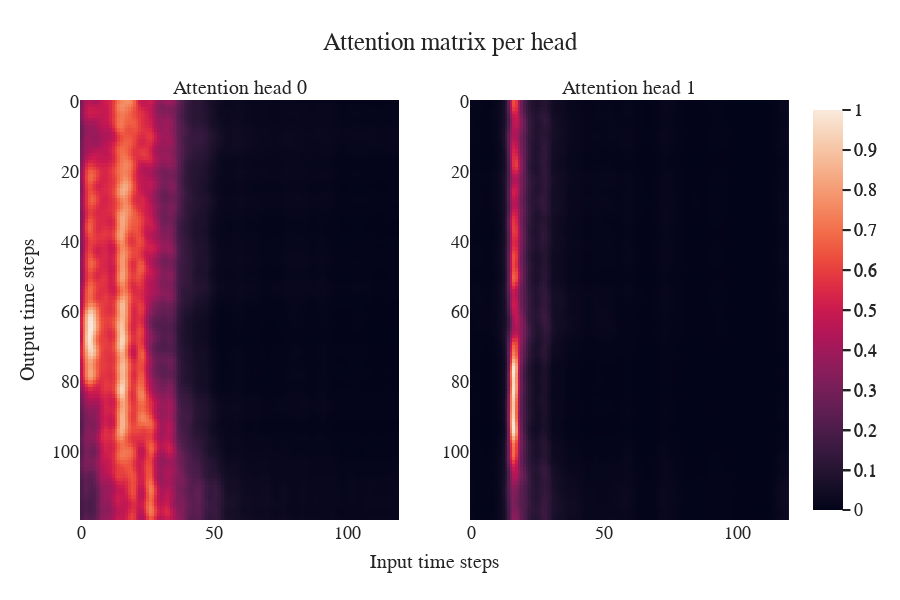

Source (notebook cell):
### Code cell
from plotly.subplots import make_subplots

fig = make_subplots(rows=1, cols=2,
                    subplot_titles=[f'Attention head {i}' for i in range(attention_weights.shape[0])],
                    x_title='Input time steps',
                    y_title='Output time steps')

for i, head_attn in enumerate(attention_weights):
    head_attn = head_attn/np.max(head_attn.flatten())
    fig.add_trace(
        go.Heatmap(z=head_attn), row=1, col=i+1)

fig.update_layout(
    autosize=False,
    width=900,
    height=600,
    font=dict(
    family="Times new Roman",
    size=18),
    template='seaborn',
    title='Attention matrix per head',
)
fig['layout']['yaxis']['autorange'] = "reversed"
fig['layout']['yaxis2']['autorange'] = "reversed"
fig.update_annotations(font=dict(
    family="Times new Roman",
    size=20))
fig.show()

### Figure 1 — Plotly figure (JSON) as saved in the notebook; plotly's stock layout.template omitted (floating-point values rounded to 4 significant figures; data arrays with more than 128 entries replaced by an {"elided": "..."} marker saying what was removed)
{"data": [{"type": "heatmap", "xaxis": "x", "yaxis": "y", "z": {"elided": "120x120 float values"}}, {"type": "heatmap", "xaxis": "x2", "yaxis": "y2", "z": {"elided": "120x120 float values"}}], "layout": {"annotations": [{"font": {"family": "Times new Roman", "size": 20}, "showarrow": false, "text": "Attention head 0", "x": 0.225, "xanchor": "center", "xref": "paper", "y": 1, "yanchor": "bottom", "yref": "paper"}, {"font": {"family": "Times new Roman", "size": 20}, "showarrow": false, "text": "Attention head 1", "x": 0.775, "xanchor": "center", "xref": "paper", "y": 1, "yanchor": "bottom", "yref": "paper"}, {"font": {"family": "Times new Roman", "size": 20}, "showarrow": false, "text": "Input time steps", "x": 0.5, "xanchor": "center", "xref": "paper", "y": 0, "yanchor": "top", "yref": "paper", "yshift": -30}, {"font": {"family": "Times new Roman", "size": 20}, "showarrow": false, "text": "Output time steps", "textangle": -90, "x": 0, "xanchor": "right", "xref": "paper", "xshift": -40, "y": 0.5, "yanchor": "middle", "yref": "paper"}], "autosize": false, "font": {"family": "Times new Roman", "size": 18}, "height": 600, "title": {"text": "Attention matrix per head"}, "width": 900, "xaxis": {"anchor": "y", "domain": [0, 0.45]}, "xaxis2": {"anchor": "y2", "domain": [0.55, 1]}, "yaxis": {"anchor": "x", "autorange": "reversed", "domain": [0, 1]}, "yaxis2": {"anchor": "x2", "autorange": "reversed", "domain": [0, 1]}}}
